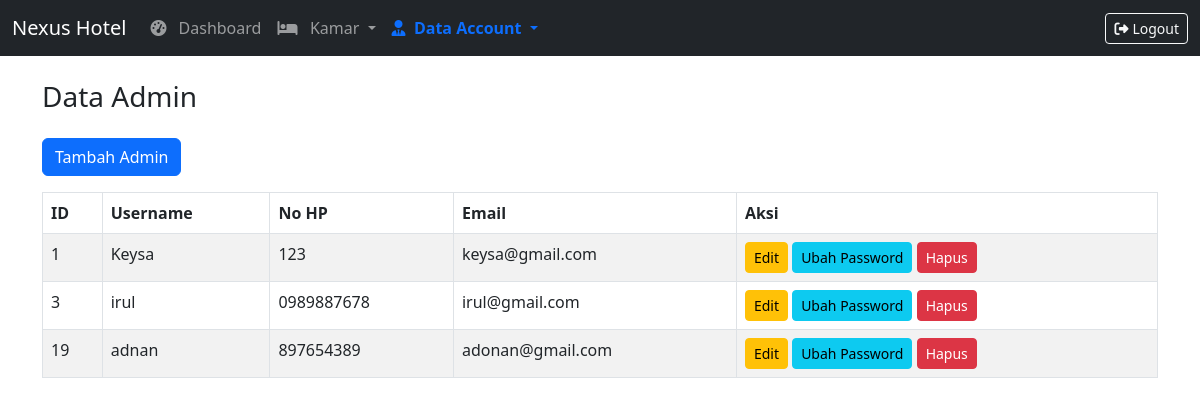
The app's page /admin/dtadmin.php, older data.
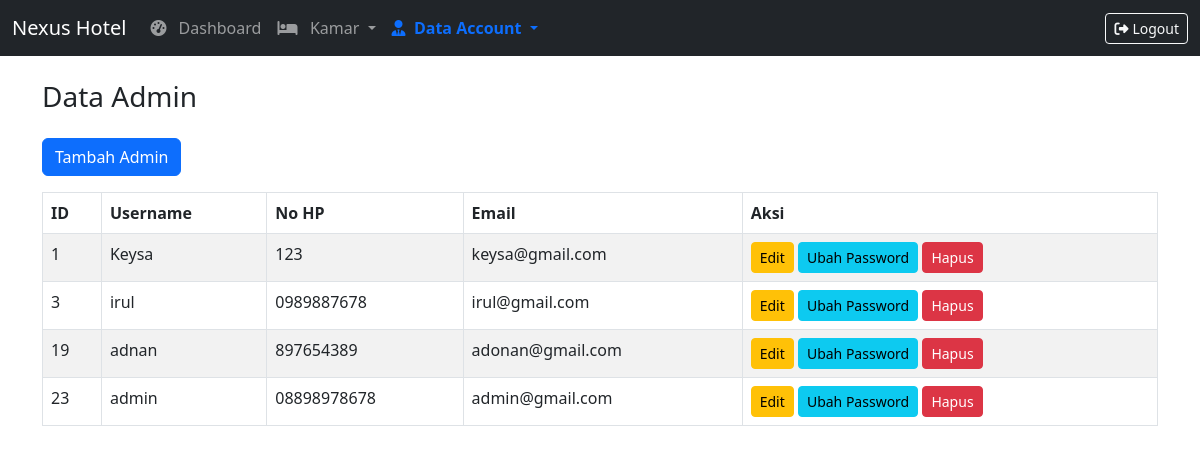
The same page, newer data.
### tables this page shows
CREATE TABLE `cust` (
  `id_cust` int(12) NOT NULL,
  `username` varchar(255) NOT NULL,
  `email` varchar(255) NOT NULL,
  `password` varchar(255) NOT NULL,
  `no_hp` varchar(15) NOT NULL,
  `role` enum('customer','admin') DEFAULT 'customer'
);

### admin/dtadmin.php (the view, shortened to what this page needs)
<?php
require_once '../koneksi.php';
$currentPage = 'dtadmin';
$result = $conn->query("SELECT * FROM cust WHERE role='admin'");
?>
<!DOCTYPE html>
<html lang="en">
<head>
  <link href="https://cdn.jsdelivr.net/npm/bootstrap@5.3.0/dist/css/bootstrap.min.css" rel="stylesheet" />
  <link rel="stylesheet" href="https://cdnjs.cloudflare.com/ajax/libs/font-awesome/6.4.0/css/all.min.css" />
</head>
<body>
  <nav class="navbar navbar-expand-lg navbar-dark bg-dark d-none d-lg-flex">
    <div class="container-fluid">
      <a class="navbar-brand" href="dashboard.php">Nexus Hotel</a>
      <div class="collapse navbar-collapse">
        <ul class="navbar-nav me-auto mb-2 mb-lg-0">
          <li class="nav-item">
            <a class="nav-link <?php if ($currentPage == 'dashboard')
              echo 'active'; ?>" href="dashboard.php">
              <i class="fas fa-tachometer-alt me-2"></i> Dashboard
            </a>
          </li>
          <li class="nav-item dropdown">
            <a class="nav-link dropdown-toggle <?php if ($currentPage == 'kamar' || $currentPage == 'tambah')
              echo 'active'; ?>" data-bs-toggle="dropdown" href="#" role="button" aria-expanded="false">
              <i class="fas fa-bed"></i> &nbsp; Kamar
            </a>
          </li>
          <li class="nav-item dropdown">
            <a class="nav-link dropdown-toggle <?php if ($currentPage == 'dtadmin' || $currentPage == 'dtcust')
              echo 'active'; ?>" data-bs-toggle="dropdown" href="#" role="button" aria-expanded="false">
              <i class="fas fa-user-tie"></i>&nbsp; Data Account
            </a>
          </li>
        </ul>
        <a href="../logout.php" class="btn btn-outline-light btn-sm"><i class="fas fa-sign-out-alt me-1"></i>Logout</a>
      </div>
    </div>
  </nav>
  <div class="container py-4">
    <h3>Data Admin</h3>
    <button class="btn btn-primary my-3" data-bs-toggle="modal" data-bs-target="#modalTambah">Tambah Admin</button>
    <table class="table table-bordered table-striped">
      <thead>
        <tr>
          <th>ID</th>
          <th>Username</th>
          <th>No HP</th>
          <th>Email</th>
          <th>Aksi</th>
        </tr>
      </thead>
      <tbody>
        <?php while ($admin = $result->fetch_assoc()): ?>
          <tr>
            <td><?= $admin['id_cust'] ?></td>
            <td><?= htmlspecialchars($admin['username']) ?></td>
            <td><?= htmlspecialchars($admin['no_hp']) ?></td>
            <td><?= htmlspecialchars($admin['email']) ?></td>
            <td>
              <button class="btn btn-sm btn-warning" data-bs-toggle="modal" data-bs-target="#modalEdit"
                data-id="<?= $admin['id_cust'] ?>" data-username="<?= htmlspecialchars($admin['username']) ?>"
                data-no_hp="<?= htmlspecialchars($admin['no_hp']) ?>"
                data-email="<?= htmlspecialchars($admin['email']) ?>">
                Edit
              </button>
              <button class="btn btn-sm btn-info" data-bs-toggle="modal" data-bs-target="#modalPassword"
                data-id="<?= $admin['id_cust'] ?>">
                Ubah Password
              </button>
              <a href="?hapus=<?= $admin['id_cust'] ?>" class="btn btn-sm btn-danger"
                onclick="return confirm('Yakin mau hapus admin ini?')">Hapus</a>
            </td>
          </tr>
        <?php endwhile; ?>
      </tbody>
    </table>
  </div>
</body>
</html>

Row changes from the older to the newer data that the page shows:
added cust: id_cust "23", username "admin", no_hp "08898978678", email "admin@gmail.com"
